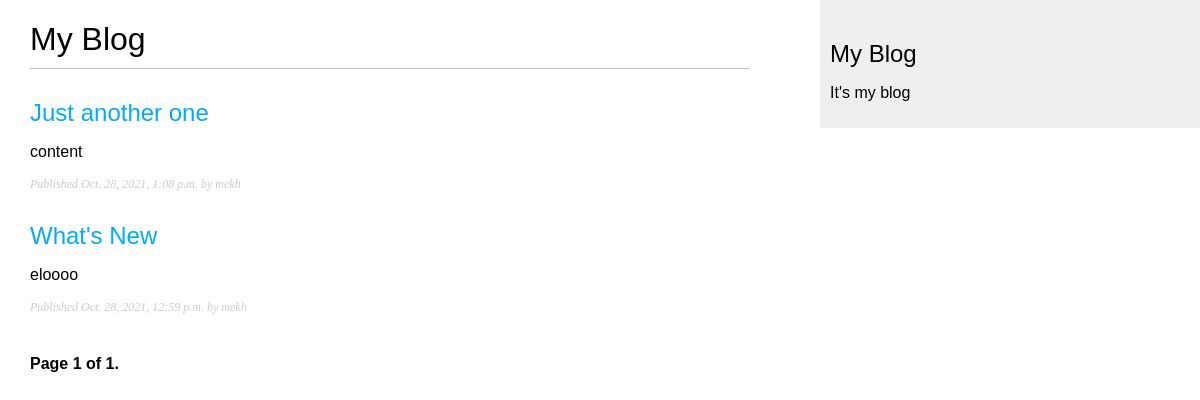
/blog/, run on an earlier commit of the app's database.
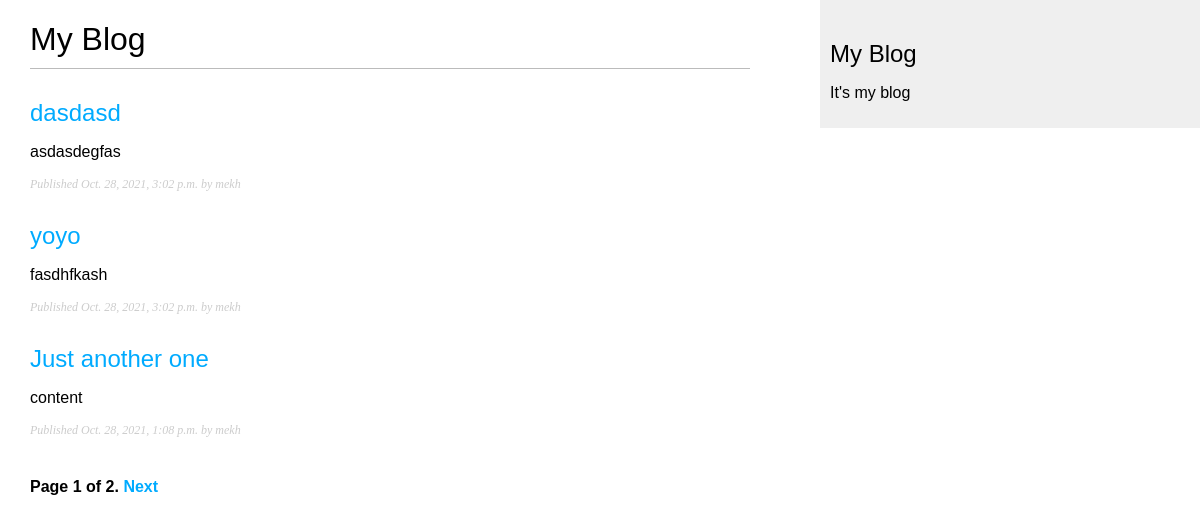
And on a later commit of the database.
### blog/models.py (models this page shows, shortened)
class Post(models.Model):
    STATUS_CHOICES = (
        ('draft', 'Draft'),
        ('published', 'Published')
    )
    title = models.CharField(max_length=250)
    slug = models.SlugField(max_length=250, unique_for_date='publish')
    author = models.ForeignKey(
        User, on_delete=models.CASCADE, related_name='blog_posts'
        )
    body = models.TextField()
    publish = models.DateTimeField(default=timezone.now)
    created = models.DateTimeField(auto_now_add=True)
    updated = models.DateTimeField(auto_now=True)
    status = models.CharField(max_length=10, choices=STATUS_CHOICES, default='draft')
    objects = models.Manager()
    published = PublishedManager()
    class Meta:
        ordering = ('-publish',)
    def get_absolute_url(self):
        return reverse("blog:post_detail", args=[
            self.publish.year,
            self.publish.strftime('%m'),
            self.publish.strftime('%d'),
            self.slug
        ])

### blog/views.py (the view)
# urls.py: path('', views.post_list, name='post_list'),
def post_list(request):
    object_list = Post.published.all()
    paginator = Paginator(object_list, 3)
    page = request.GET.get('page')
    try:
        posts = paginator.page(page)
    except PageNotAnInteger:
        posts = paginator.page(1)
    except EmptyPage:
        posts = paginator.page(paginator.num_pages)
    return render(
        request, 'blog/post/list.html', {'page': page, 'posts': posts}
        )

### blog/models.py (called while the page is built)
    def get_queryset(self):
        return super(PublishedManager, self).get_queryset().filter(status='published')

### blog/templates/blog/post/list.html (shortened to what this page needs)
{% extends 'blog/base.html' %}
{% block content %}
    <h1>My Blog</h1>
    {% for post in posts %}
        <h2>
            <a href='{{ post.get_absolute_url }}'>
                {{ post.title }}
            </a>
        </h2>
        {{ post.body|truncatewords:30|linebreaks}}
        <p class='date'>
            Published {{ post.publish }} by {{ post.author }}
        </p>
    {% endfor %}
{% include 'pagination.html' with page=posts %}
{% endblock %}

### blog/templates/blog/base.html (shortened to what this page needs)
{% load static %}
<!DOCTYPE html>
<html>
<head>
    <link href='{% static "css/blog.css" %}' rel='stylesheet'>
</head>
<body>
    <div id='content'>
        {% block content %}
        {% endblock %}
    </div>
    <div id='sidebar'>
        <h2>My Blog</h2></a>
        <p>It's my blog</p>
    </div>
</body>
</html>

### blog/templates/pagination.html (shortened to what this page needs)
<div class='pagination'>
    <span class='step-links'>
        <span class='current'>
            Page {{page.number}} of {{page.paginator.num_pages}}.
        </span>
            {% if page.has_next %}
                <a href='?page={{page.next_page_number}}'>Next</a>
            {% endif %}
        </span>
    </div>

### blog/static/css/blog.css (style rules this page uses)
body { margin:0; padding:0; font-family:helvetica, sans-serif; }
a { color:#00abff; text-decoration:none; }
h1 { font-weight:normal; border-bottom:1px solid #bbb; padding:0 0 10px 0; }
h2 { font-weight:normal; margin:30px 0 0; }
#content { float:left; width:60%; padding:0 0 0 30px; }
#sidebar { float:right; width:30%; padding:10px; background:#efefef; height:100%; }
p.date { color:#ccc; font-family: georgia, serif; font-size: 12px; font-style: italic; }
.pagination { margin:40px 0; font-weight:bold; }

What changed in the data, as far as the page shows it:
no longer on this page (row unchanged): Post: title "What's New", body "eloooo", publish "Oct. 28, 2021, 12:59 p.m.", author "mekh"
added Post: title "dasdasd", body "asdasdegfas", publish "Oct. 28, 2021, 3:02 p.m.", author "mekh"
added Post: title "yoyo", body "fasdhfkash", publish "Oct. 28, 2021, 3:02 p.m.", author "mekh"
Also different on the page:
{{ page.paginator.num_pages }}: "1" → "2"
text now shown: "Next"
